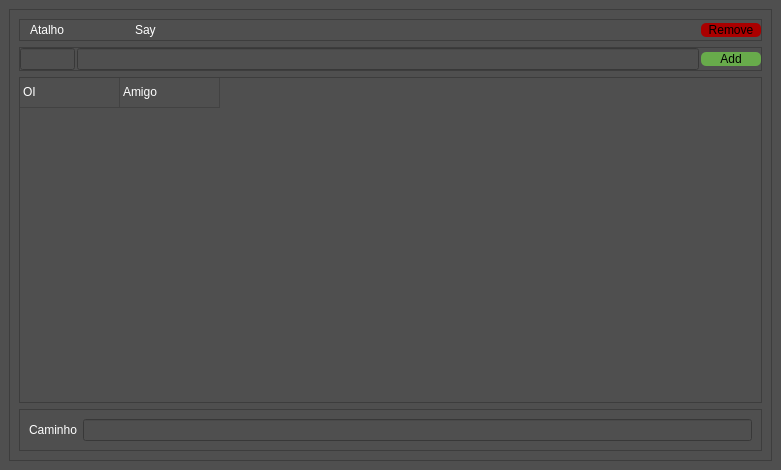
<?xml version="1.0" encoding="UTF-8"?>
<ui version="4.0">
 <class>MainWindow</class>
 <widget class="QMainWindow" name="MainWindow">
  <property name="geometry">
   <rect>
    <x>0</x>
    <y>0</y>
    <width>781</width>
    <height>470</height>
   </rect>
  </property>
  <property name="windowTitle">
   <string>Say's - By Ehpsker</string>
  </property>
  <property name="styleSheet">
   <string notr="true">background-color: rgb(79, 79, 79);</string>
  </property>
  <widget class="QWidget" name="centralwidget">
   <layout class="QVBoxLayout" name="verticalLayout">
    <item>
     <widget class="QFrame" name="frameFundo">
      <property name="frameShape">
       <enum>QFrame::StyledPanel</enum>
      </property>
      <property name="frameShadow">
       <enum>QFrame::Raised</enum>
      </property>
      <layout class="QVBoxLayout" name="verticalLayout_2">
       <property name="topMargin">
        <number>9</number>
       </property>
       <item>
        <widget class="QFrame" name="frameTextCima">
         <property name="sizePolicy">
          <sizepolicy hsizetype="Preferred" vsizetype="Preferred">
           <horstretch>0</horstretch>
           <verstretch>0</verstretch>
          </sizepolicy>
         </property>
         <property name="frameShape">
          <enum>QFrame::StyledPanel</enum>
         </property>
         <property name="frameShadow">
          <enum>QFrame::Raised</enum>
         </property>
         <layout class="QHBoxLayout" name="horizontalLayout_2">
          <property name="spacing">
           <number>0</number>
          </property>
          <property name="leftMargin">
           <number>10</number>
          </property>
          <property name="topMargin">
           <number>0</number>
          </property>
          <property name="rightMargin">
           <number>0</number>
          </property>
          <property name="bottomMargin">
           <number>0</number>
          </property>
          <item>
           <widget class="QLabel" name="labelA">
            <property name="sizePolicy">
             <sizepolicy hsizetype="Maximum" vsizetype="Preferred">
              <horstretch>0</horstretch>
              <verstretch>0</verstretch>
             </sizepolicy>
            </property>
            <property name="maximumSize">
             <size>
              <width>55</width>
              <height>16777215</height>
             </size>
            </property>
            <property name="styleSheet">
             <string notr="true">color: rgb(255, 255, 255);
</string>
            </property>
            <property name="text">
             <string>Atalho</string>
            </property>
           </widget>
          </item>
          <item>
           <spacer name="horizontalSpacer">
            <property name="orientation">
             <enum>Qt::Horizontal</enum>
            </property>
            <property name="sizeType">
             <enum>QSizePolicy::Fixed</enum>
            </property>
            <property name="sizeHint" stdset="0">
             <size>
              <width>50</width>
              <height>20</height>
             </size>
            </property>
           </spacer>
          </item>
          <item>
           <widget class="QLabel" name="labelS">
            <property name="styleSheet">
             <string notr="true">color: rgb(255, 255, 255);</string>
            </property>
            <property name="text">
             <string>Say</string>
            </property>
           </widget>
          </item>
          <item>
           <widget class="QPushButton" name="pushButtonEdit">
            <property name="sizePolicy">
             <sizepolicy hsizetype="Fixed" vsizetype="Fixed">
              <horstretch>0</horstretch>
              <verstretch>0</verstretch>
             </sizepolicy>
            </property>
            <property name="minimumSize">
             <size>
              <width>60</width>
              <height>0</height>
             </size>
            </property>
            <property name="styleSheet">
             <string notr="true">QPushButton{
background-color: rgb(170, 0, 0); 
color: rgb(0,0,0);
border-radius:5px;
}QPushButton::hover{
background-color: rgb(170, 0, 0); 
color: rgb(255,255,255);
border-radius:5px;
}QPushButton::pressed{
background-color: rgb(209, 100, 100); 
color: rgb(255,255,255);
border-radius:5px;
}

</string>
            </property>
            <property name="text">
             <string>Remove</string>
            </property>
           </widget>
          </item>
         </layout>
        </widget>
       </item>
       <item>
        <widget class="QFrame" name="frameAdd">
         <property name="frameShape">
          <enum>QFrame::StyledPanel</enum>
         </property>
         <property name="frameShadow">
          <enum>QFrame::Raised</enum>
         </property>
         <layout class="QHBoxLayout" name="horizontalLayout">
          <property name="spacing">
           <number>2</number>
          </property>
          <property name="leftMargin">
           <number>0</number>
          </property>
          <property name="topMargin">
           <number>0</number>
          </property>
          <property name="rightMargin">
           <number>0</number>
          </property>
          <property name="bottomMargin">
           <number>0</number>
          </property>
          <item>
           <widget class="QLineEdit" name="lineEditA">
            <property name="sizePolicy">
             <sizepolicy hsizetype="Maximum" vsizetype="Fixed">
              <horstretch>0</horstretch>
              <verstretch>0</verstretch>
             </sizepolicy>
            </property>
            <property name="maximumSize">
             <size>
              <width>55</width>
              <height>16777215</height>
             </size>
            </property>
           </widget>
          </item>
          <item>
           <widget class="QLineEdit" name="lineEditS"/>
          </item>
          <item>
           <widget class="QPushButton" name="pushButtonOk">
            <property name="sizePolicy">
             <sizepolicy hsizetype="Fixed" vsizetype="Fixed">
              <horstretch>0</horstretch>
              <verstretch>0</verstretch>
             </sizepolicy>
            </property>
            <property name="minimumSize">
             <size>
              <width>60</width>
              <height>0</height>
             </size>
            </property>
            <property name="styleSheet">
             <string notr="true">QPushButton{
background-color: rgb(104,171,75); 
color: rgb(0,0,0);
border-radius:5px;
}QPushButton::hover{
background-color: rgb(104,171,75); 
color: rgb(255,255,255);
border-radius:5px;
}QPushButton::pressed{
background-color: rgb(154,231,125); 
color: rgb(255,255,255);
border-radius:5px;
}</string>
            </property>
            <property name="text">
             <string>Add</string>
            </property>
           </widget>
          </item>
         </layout>
        </widget>
       </item>
       <item>
        <widget class="QTableWidget" name="Tabela">
         <property name="styleSheet">
          <string notr="true">color: rgb(255, 255, 255);</string>
         </property>
         <attribute name="horizontalHeaderVisible">
          <bool>false</bool>
         </attribute>
         <attribute name="verticalHeaderVisible">
          <bool>false</bool>
         </attribute>
         <row>
          <property name="text">
           <string>New Row</string>
          </property>
         </row>
         <column>
          <property name="text">
           <string>Atalho</string>
          </property>
         </column>
         <column>
          <property name="text">
           <string>Say</string>
          </property>
         </column>
         <item row="0" column="0">
          <property name="text">
           <string>OI</string>
          </property>
         </item>
         <item row="0" column="1">
          <property name="text">
           <string>Amigo</string>
          </property>
         </item>
        </widget>
       </item>
       <item>
        <widget class="QFrame" name="frame">
         <property name="frameShape">
          <enum>QFrame::StyledPanel</enum>
         </property>
         <property name="frameShadow">
          <enum>QFrame::Raised</enum>
         </property>
         <layout class="QHBoxLayout" name="horizontalLayout_3">
          <item>
           <widget class="QLabel" name="label">
            <property name="styleSheet">
             <string notr="true">color: rgb(255, 255, 255);</string>
            </property>
            <property name="text">
             <string>Caminho</string>
            </property>
           </widget>
          </item>
          <item>
           <widget class="QLineEdit" name="lineEdit"/>
          </item>
         </layout>
        </widget>
       </item>
      </layout>
     </widget>
    </item>
   </layout>
  </widget>
 </widget>
 <resources/>
 <connections/>
</ui>
